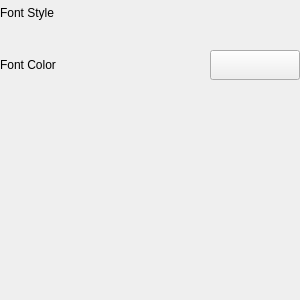
<?xml version="1.0" encoding="UTF-8"?>
<ui version="4.0">
 <class>C_GiSyTextElementWidget</class>
 <widget class="QWidget" name="C_GiSyTextElementWidget">
  <property name="geometry">
   <rect>
    <x>0</x>
    <y>0</y>
    <width>300</width>
    <height>300</height>
   </rect>
  </property>
  <property name="sizePolicy">
   <sizepolicy hsizetype="Fixed" vsizetype="Preferred">
    <horstretch>0</horstretch>
    <verstretch>0</verstretch>
   </sizepolicy>
  </property>
  <property name="minimumSize">
   <size>
    <width>300</width>
    <height>0</height>
   </size>
  </property>
  <property name="maximumSize">
   <size>
    <width>300</width>
    <height>16777215</height>
   </size>
  </property>
  <property name="windowTitle">
   <string>Form</string>
  </property>
  <layout class="QGridLayout" name="gridLayout">
   <property name="leftMargin">
    <number>0</number>
   </property>
   <property name="topMargin">
    <number>0</number>
   </property>
   <property name="rightMargin">
    <number>0</number>
   </property>
   <property name="bottomMargin">
    <number>0</number>
   </property>
   <item row="0" column="0">
    <layout class="QVBoxLayout" name="pc_VerticalLayout" stretch="0,0,1">
     <property name="spacing">
      <number>20</number>
     </property>
     <item>
      <layout class="QHBoxLayout" name="pc_HorizontalLayout3" stretch="0,1,0,0">
       <property name="sizeConstraint">
        <enum>QLayout::SetDefaultConstraint</enum>
       </property>
       <item>
        <layout class="QVBoxLayout" name="verticalLayout_2">
         <property name="topMargin">
          <number>6</number>
         </property>
         <item>
          <widget class="stw::opensyde_gui_elements::C_OgeLabToolTipBase" name="pc_LabelFontStyle">
           <property name="styleRole" stdset="0">
            <string>group-item</string>
           </property>
           <property name="text">
            <string>Font Style</string>
           </property>
          </widget>
         </item>
         <item>
          <spacer name="verticalSpacer">
           <property name="orientation">
            <enum>Qt::Vertical</enum>
           </property>
           <property name="sizeHint" stdset="0">
            <size>
             <width>20</width>
             <height>10</height>
            </size>
           </property>
          </spacer>
         </item>
        </layout>
       </item>
       <item>
        <spacer name="pc_HorizontalSpacer3">
         <property name="orientation">
          <enum>Qt::Horizontal</enum>
         </property>
         <property name="sizeHint" stdset="0">
          <size>
           <width>40</width>
           <height>20</height>
          </size>
         </property>
        </spacer>
       </item>
       <item>
        <widget class="stw::opensyde_gui_elements::C_OgeWiFontConfig" name="pc_WidgetFont" native="true"/>
       </item>
       <item>
        <layout class="QVBoxLayout" name="verticalLayout"/>
       </item>
      </layout>
     </item>
     <item>
      <layout class="QHBoxLayout" name="pc_HorizontalLayout" stretch="0,1,0">
       <item>
        <widget class="stw::opensyde_gui_elements::C_OgeLabToolTipBase" name="pc_LabelFontColor">
         <property name="styleRole" stdset="0">
          <string>group-item</string>
         </property>
         <property name="text">
          <string>Font Color</string>
         </property>
        </widget>
       </item>
       <item>
        <spacer name="pc_HorizontalSpacer4">
         <property name="orientation">
          <enum>Qt::Horizontal</enum>
         </property>
         <property name="sizeHint" stdset="0">
          <size>
           <width>40</width>
           <height>20</height>
          </size>
         </property>
        </spacer>
       </item>
       <item>
        <widget class="QPushButton" name="pc_BushButtonFontColor">
         <property name="styleRole" stdset="0">
          <string>color-only</string>
         </property>
         <property name="sizePolicy">
          <sizepolicy hsizetype="Fixed" vsizetype="Fixed">
           <horstretch>0</horstretch>
           <verstretch>0</verstretch>
          </sizepolicy>
         </property>
         <property name="minimumSize">
          <size>
           <width>90</width>
           <height>30</height>
          </size>
         </property>
         <property name="maximumSize">
          <size>
           <width>90</width>
           <height>30</height>
          </size>
         </property>
         <property name="text">
          <string/>
         </property>
        </widget>
       </item>
      </layout>
     </item>
     <item>
      <spacer name="pc_VerticalSpacer">
       <property name="orientation">
        <enum>Qt::Vertical</enum>
       </property>
       <property name="sizeHint" stdset="0">
        <size>
         <width>20</width>
         <height>40</height>
        </size>
       </property>
      </spacer>
     </item>
    </layout>
   </item>
  </layout>
 </widget>
 <customwidgets>
  <customwidget>
   <class>stw::opensyde_gui_elements::C_OgeLabToolTipBase</class>
   <extends>QLabel</extends>
   <header>C_OgeLabToolTipBase.hpp</header>
  </customwidget>
  <customwidget>
   <class>stw::opensyde_gui_elements::C_OgeWiFontConfig</class>
   <extends>QWidget</extends>
   <header>C_OgeWiFontConfig.hpp</header>
   <container>1</container>
  </customwidget>
 </customwidgets>
 <resources/>
 <connections/>
</ui>
